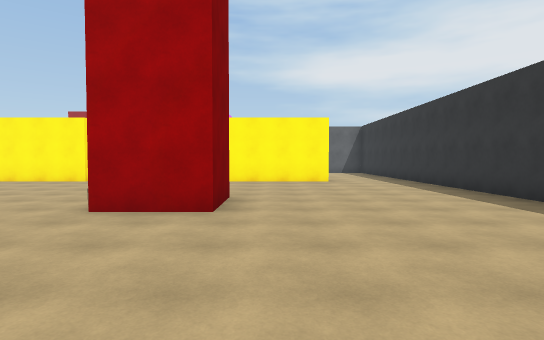
View 1 (above)

21 first-person views from a walk through a Unity game level. The camera is 1.5 m above the floor, tilts 2° down and sees 80° across. The floor is counted in squares, 2 m on a side. Each view is taken from the middle of a square. On the plan, view 1 faces up. The plan holds only what a view shows up to about 11 squares ahead; the rest is blank. The place goes on beyond the plan.

View 2
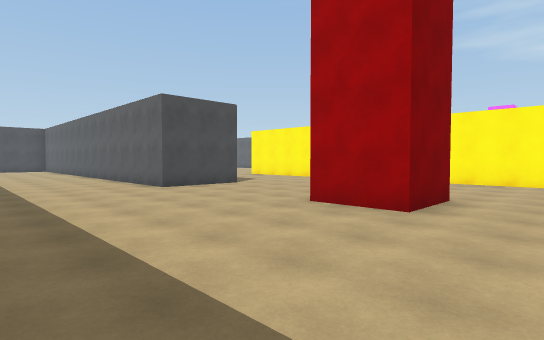

View 3
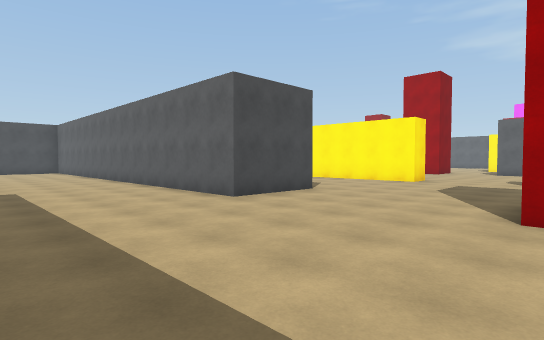

View 4
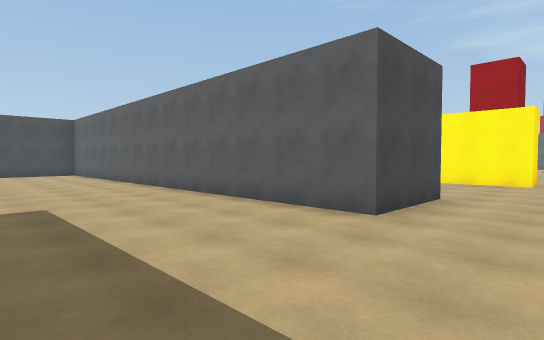

View 5
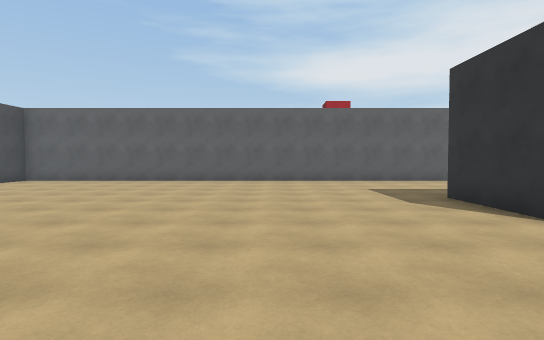

View 6
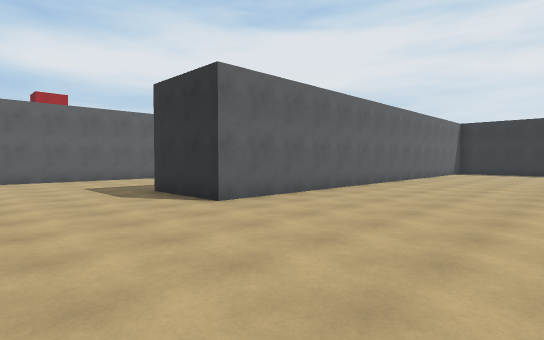

View 7
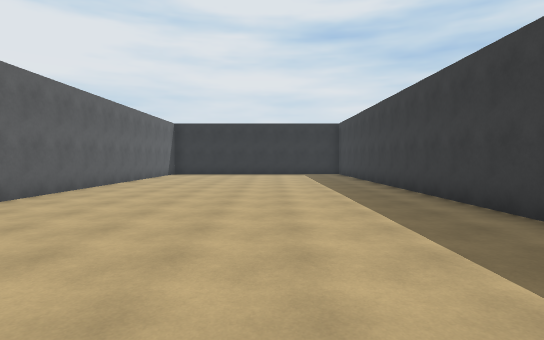

View 8
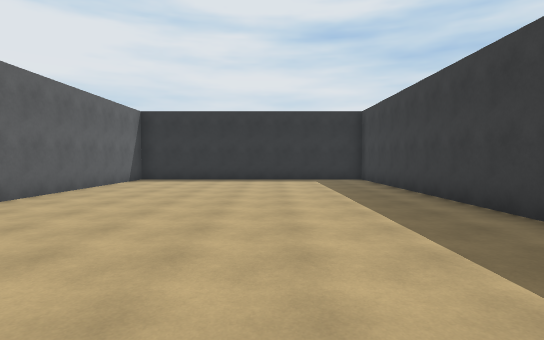

View 9
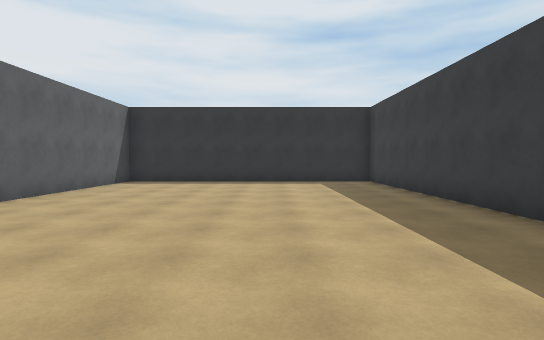

View 10
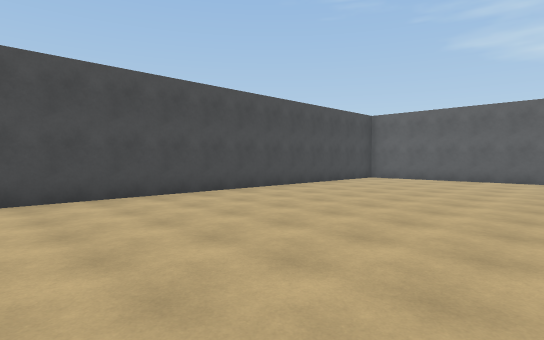

View 11
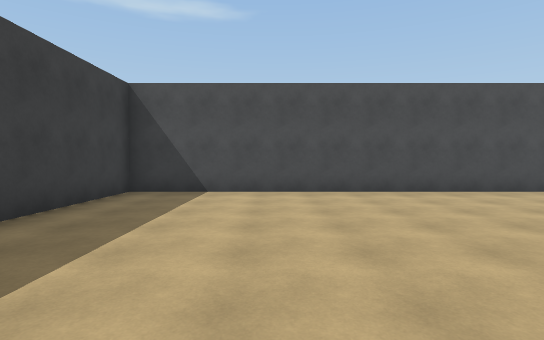

View 12
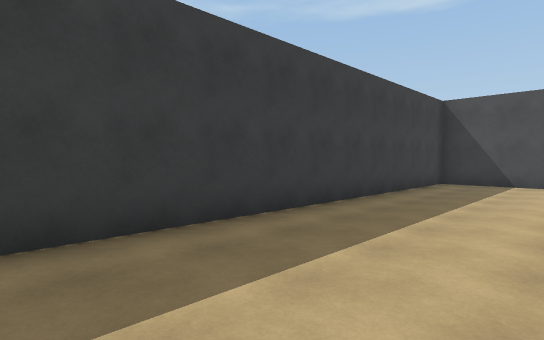

View 13
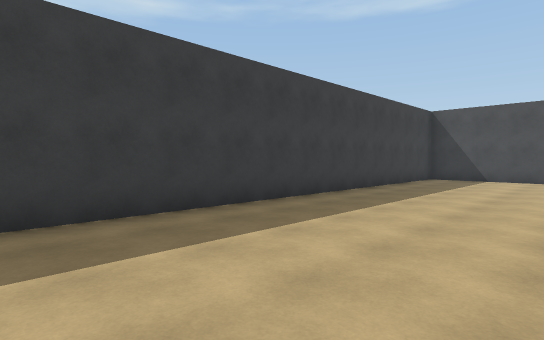

View 14
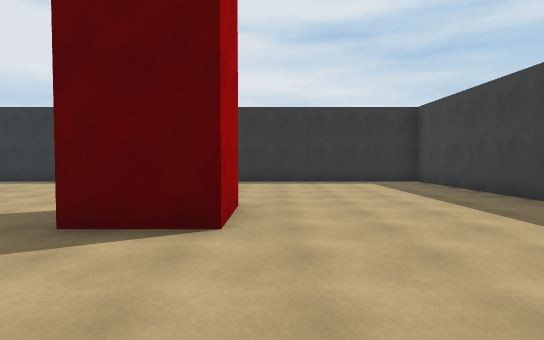

View 15
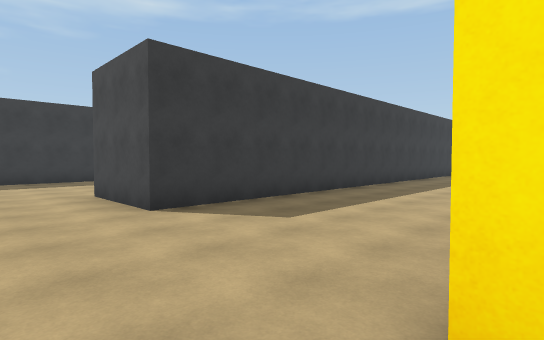

View 16
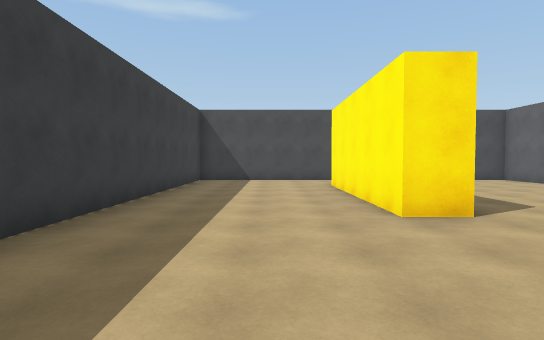

View 17
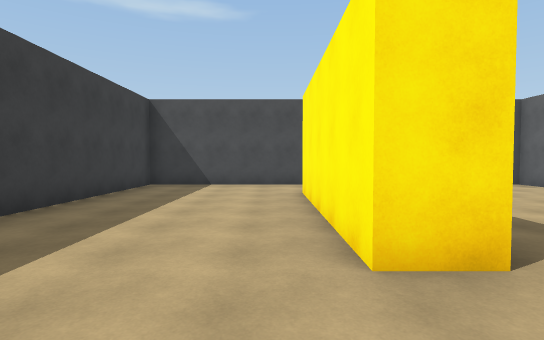

View 18
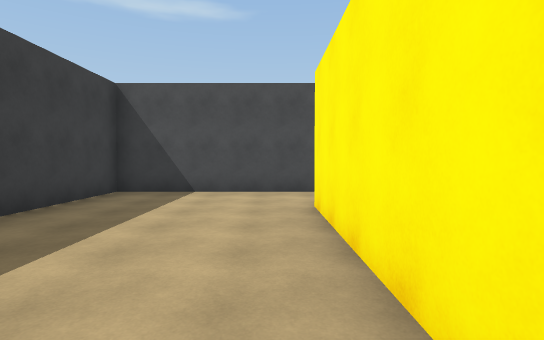

View 19
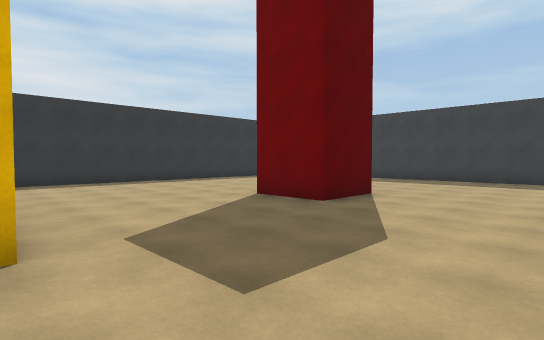

View 20
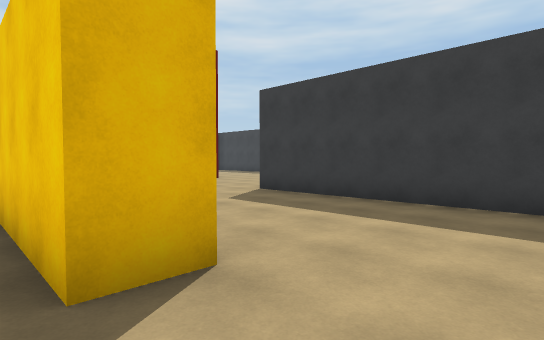

View 21
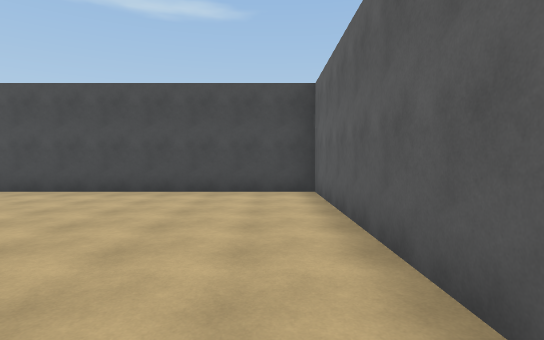

### Floor plan
Points are (right, up) in squares from view 1. A wall is a line through its corners. A room is listed if a view was taken in it or the views show most of it. See-through windows are left out.
Room 1 (views 1, 2, 3, 4, 5, 6, 7, 8, 9, 10, 11, 12, 13, 14, 15, 16, 17, 18, 19, 20, 21)
walls: (-8.5, -0.8) (-2.1, -0.8); (-2.6, 4.5) (-2.6, 6.3) (-0.8, 6.3) (-0.8, 4.5) (-2.6, 4.5); (-0.4, -0.8) (4.7, -0.8) (4.7, 12.5); (-11.1, 10.6) (-11.1, 11.6) (-8.1, 11.6); (-7.2, -11.2) (4.7, -11.2) (4.7, -3.3) (-9.6, -3.3) (-9.6, -0.8); (-6.2, 11.6) (-6.2, 10.7) (-9, 10.7); (-14.1, 11.6) (-14.1, 10.7) (-19.1, 10.7); (1.9, 10.7) (-2.1, 10.7); (-21.3, 11) (-21.3, 6.5) (-7, 6.5) (-7, 4) (-21.3, 4) (-21.3, -11.2) (-9.2, -11.2)

Where each view was taken, in squares from view 1:
view 1: 0 up, 0 right, facing up
view 2: 0 up, 1 right, facing up-left
view 3: 0 up, 2 left, facing up-left
view 4: 0 up, 5 left, facing up-left
view 5: 7 down, 13 left, facing up
view 6: 8 down, 13 left, facing up-right
view 7: 8 down, 11 left, facing right
view 8: 8 down, 7 left, facing right
view 9: 8 down, 6 left, facing right
view 10: 8 down, 15 left, facing up-left
view 11: 8 down, 14 left, facing left
view 12: 8 down, 11 left, facing down-left
view 13: 7 down, 9 left, facing down-left
view 14: 4 up, 6 left, facing right
view 15: 11 up, 5 left, facing down-left
view 16: 9 up, 10 left, facing left
view 17: 10 up, 12 left, facing left
view 18: 10 up, 14 left, facing left
view 19: 11 up, 6 left, facing down-right
view 20: 12 up, 13 left, facing down-right
view 21: 3 up, 14 left, facing left
